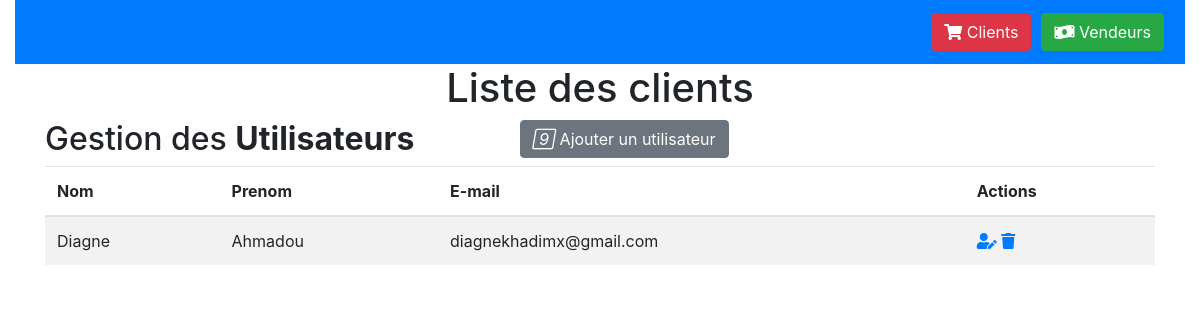
The page /users/clients on the database as committed earlier.
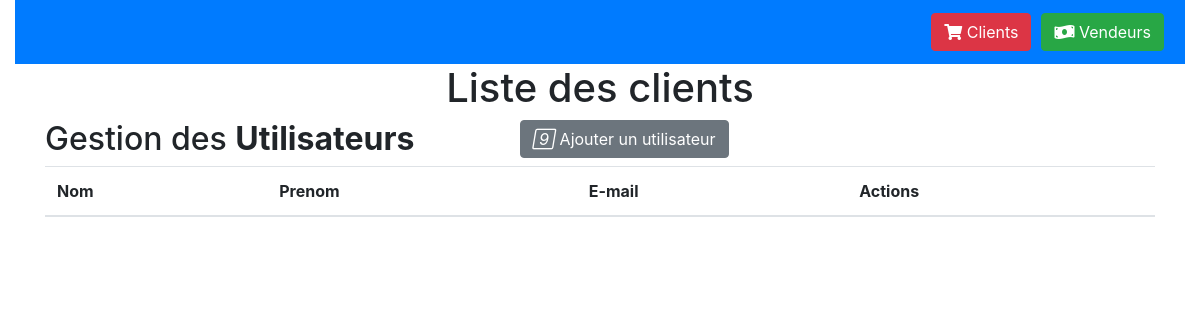
The same page on the database as committed later.
### users/models.py (models this page shows)
class Utilisateur(models.Model):
    id_utilisateur = models.AutoField(primary_key=True)
    nom = models.CharField(max_length=30)
    prenom = models.CharField(max_length=30)
    identifiant=models.CharField(max_length=30)
    email=models.EmailField(max_length = 254,)
    date_naissance= models.DateField()
    mot_de_passe=models.CharField(max_length=32)
    profile= models.CharField(max_length=30)

### users/views.py (the view, shortened to what this page needs)
# urls.py: path('clients',views.afficher_clients,name='clients'),
def afficher_clients(request):
    clients = Utilisateur.objects.filter(profile="client")
    return render(request, "users/clients.html", {'clients': clients})

### users/templates/users/clients.html (shortened to what this page needs)
{% extends 'layouts/base.html' %}
{% load static %}
{%block content%}
<h1  class="d-flex justify-content-center" >Liste des clients</h1>
<div class="container-xl">
    <div class="table-responsive">
        <div class="table-wrapper">
            <div class="table-title">
                <div class="row">
                    <div class="col-sm-5">
                        <h2>Gestion des  <b>Utilisateurs</b></h2>
                    </div>
                    <div class="col-sm-7">
                        <a href="{% url 'addUser' %}" class="btn btn-secondary"><i class="material-icons">&#xE147;</i> <span>Ajouter un utilisateur</span></a>
                      </div>
                </div>
            </div>
            <table class="table table-striped table-hover">
                <thead>
                    <tr>
                        <th>Nom</th>
                        <th>Prenom</th>
                        <th>E-mail</th>
                        <th>Actions</th>
                    </tr>
                </thead>
                <tbody>
                    {% for client in clients %}
                    <tr>
                        <td>{{client.nom}}</td>
                        <td>{{client.prenom}}</td>
                        <td>{{client.email}}</td>
                        <td>
                            <a href="/users/modifier/{{client.identifiant}}" class="settings" title="Settings" data-toggle="tooltip"><i class="fas fa-user-edit"></i></a>
                            <a href="/users/confirmer/{{client.identifiant}}" class="delete " title="Delete" data-toggle="tooltip"><i class="fas fa-trash"></i></a>
                        </td>
                    </tr>
                    {% endfor %}
                </tbody>
            </table>
            </div>
        </div>
    </div>
{% endblock %}

Rows that differ between the two databases and show on the page:
removed Utilisateur: nom "Diagne", prenom "Ahmadou", email "diagnekhadimx@gmail.com"
